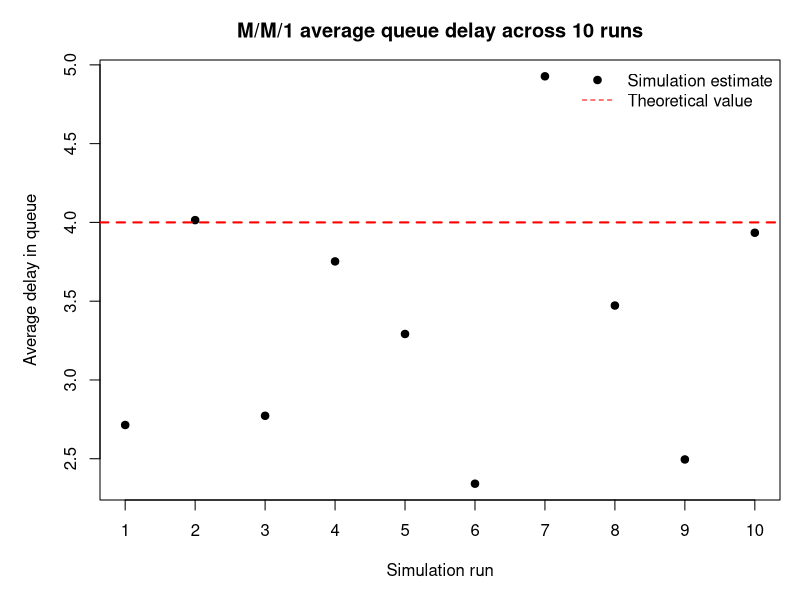

Generate this figure with R:
# Exercise 12: compare independent M/M/1 simulation runs.
# The arrival and service rates are chosen so that lambda / mu = 0.8.

arrival_rate <- 0.8
service_rate <- 1
completed_customers <- 1000
number_of_runs <- 10
random_seed <- 12

script_path <- tryCatch(sys.frames()[[1]]$ofile, error = function(e) NULL)
if (!is.null(script_path) && nzchar(script_path)) {
  script_dir <- dirname(normalizePath(script_path, winslash = "/"))
} else {
  roots <- unique(c(normalizePath(getwd(), winslash = "/"), dirname(normalizePath(getwd(), winslash = "/"))))
  script_candidates <- c(file.path(roots, "module 1", "scripts"), file.path(roots, "scripts"))
  script_candidates <- script_candidates[dir.exists(script_candidates)]
  if (!length(script_candidates)) stop("Could not locate the module 1/scripts directory.")
  script_dir <- script_candidates[1]
}

# Parameterized equivalent of the event-driven algorithm in scripts_helper/mm1.R.
simulate_mm1_queue_delay <- function(arrival_rate, service_rate, completed_customers) {
  time <- 0
  completed <- 0
  server_busy <- FALSE
  queue_arrival_times <- numeric(0)
  queue_head <- 1
  queue_tail <- 0
  accumulated_queue_delay <- 0
  event_times <- c(rexp(1, rate = arrival_rate), Inf)

  while (completed < completed_customers) {
    next_event <- which.min(event_times)
    time <- event_times[next_event]

    if (next_event == 1) {
      event_times[1] <- time + rexp(1, rate = arrival_rate)
      if (server_busy) {
        queue_tail <- queue_tail + 1
        if (queue_tail > length(queue_arrival_times)) {
          length(queue_arrival_times) <- max(1024, 2 * length(queue_arrival_times))
        }
        queue_arrival_times[queue_tail] <- time
      } else {
        server_busy <- TRUE
        event_times[2] <- time + rexp(1, rate = service_rate)
        completed <- completed + 1
      }
    } else if (queue_head <= queue_tail) {
      accumulated_queue_delay <- accumulated_queue_delay + time - queue_arrival_times[queue_head]
      queue_head <- queue_head + 1
      event_times[2] <- time + rexp(1, rate = service_rate)
      completed <- completed + 1
    } else {
      server_busy <- FALSE
      event_times[2] <- Inf
    }
  }

  accumulated_queue_delay / completed_customers
}

set.seed(random_seed)
queue_delay_estimates <- replicate(
  number_of_runs,
  simulate_mm1_queue_delay(arrival_rate, service_rate, completed_customers)
)

traffic_intensity <- arrival_rate / service_rate
theoretical_queue_delay <- traffic_intensity / (service_rate - arrival_rate)
replication_mean <- mean(queue_delay_estimates)
replication_sd <- sd(queue_delay_estimates)
replication_ci <- replication_mean + c(-1, 1) * qt(0.975, df = number_of_runs - 1) *
  replication_sd / sqrt(number_of_runs)

run_results <- data.frame(
  run = seq_len(number_of_runs),
  average_queue_delay = queue_delay_estimates
)

cat("M/M/1 multiple-run experiment\n")
cat("Arrival rate (lambda):", arrival_rate, "\n")
cat("Service rate (mu):", service_rate, "\n")
cat("Traffic intensity (lambda/mu):", traffic_intensity, "\n")
cat("Completed customers per run:", completed_customers, "\n")
cat("Number of independent runs:", number_of_runs, "\n\n")
print(transform(run_results, average_queue_delay = round(average_queue_delay, 4)), row.names = FALSE)
cat("\nMean across runs:", round(replication_mean, 4), "\n")
cat("Standard deviation across runs:", round(replication_sd, 4), "\n")
cat("Minimum across runs:", round(min(queue_delay_estimates), 4), "\n")
cat("Maximum across runs:", round(max(queue_delay_estimates), 4), "\n")
cat("95% Student's t CI for the mean across runs: [",
  round(replication_ci[1], 4), ", ", round(replication_ci[2], 4), "]\n", sep = "")
cat("Theoretical M/M/1 average queue delay:", round(theoretical_queue_delay, 4), "\n")

pdf(file.path(script_dir, "E12_delay_runs.pdf"), width = 8, height = 5)
par(mar = c(5, 5, 3, 1))
plot(
  run_results$run,
  run_results$average_queue_delay,
  pch = 19,
  xaxt = "n",
  xlab = "Simulation run",
  ylab = "Average delay in queue",
  main = "M/M/1 average queue delay across 10 runs",
  ylim = range(c(queue_delay_estimates, theoretical_queue_delay))
)
axis(1, at = run_results$run)
abline(h = theoretical_queue_delay, col = "red", lty = 2, lwd = 2)
legend(
  "topright",
  legend = c("Simulation estimate", "Theoretical value"),
  pch = c(19, NA),
  lty = c(NA, 2),
  col = c("black", "red"),
  bty = "n"
)
dev.off()
cat("\nPlot created:", file.path(script_dir, "E12_delay_runs.pdf"), "\n")
